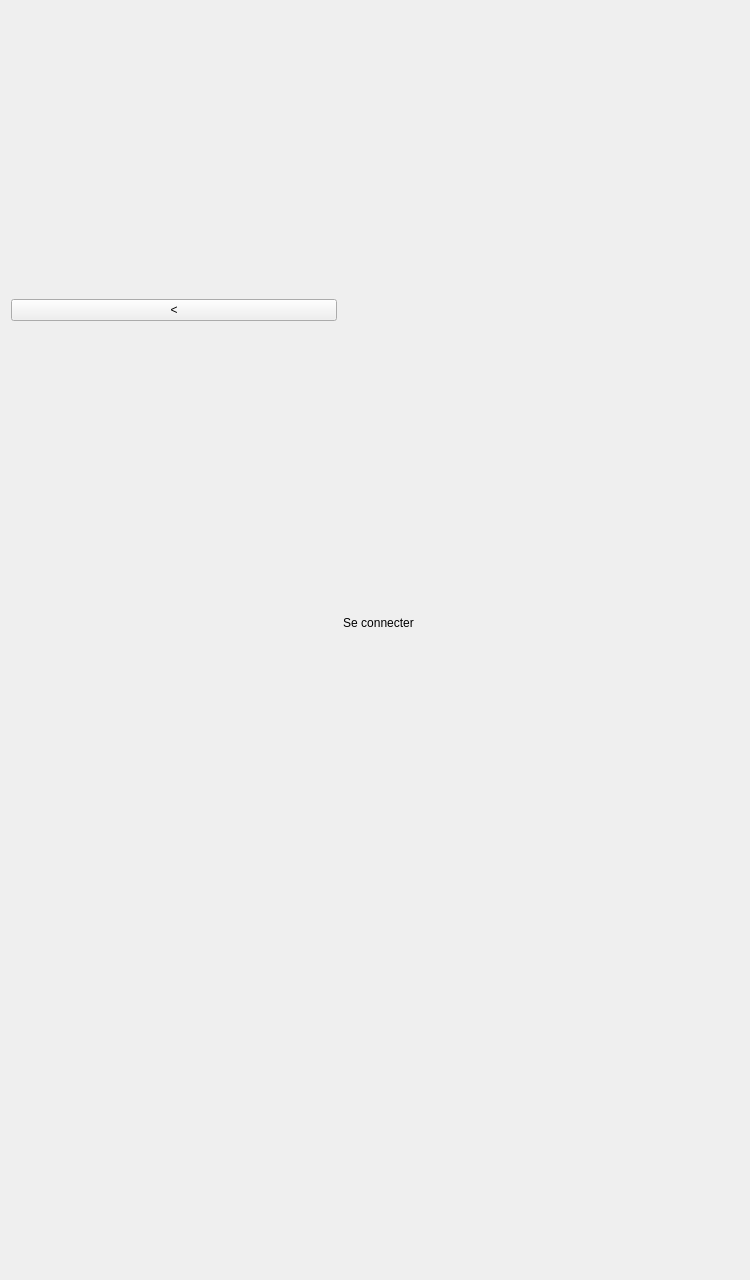
<?xml version="1.0" encoding="UTF-8"?>
<ui version="4.0">
 <class>Connexion</class>
 <widget class="QWidget" name="Connexion">
  <property name="geometry">
   <rect>
    <x>0</x>
    <y>0</y>
    <width>750</width>
    <height>1280</height>
   </rect>
  </property>
  <property name="windowTitle">
   <string>Form</string>
  </property>
  <layout class="QGridLayout" name="gridLayout">
   <item row="2" column="2">
    <spacer name="horizontalSpacer">
     <property name="orientation">
      <enum>Qt::Horizontal</enum>
     </property>
     <property name="sizeHint" stdset="0">
      <size>
       <width>40</width>
       <height>20</height>
      </size>
     </property>
    </spacer>
   </item>
   <item row="3" column="0">
    <spacer name="horizontalSpacer_2">
     <property name="orientation">
      <enum>Qt::Horizontal</enum>
     </property>
     <property name="sizeHint" stdset="0">
      <size>
       <width>40</width>
       <height>20</height>
      </size>
     </property>
    </spacer>
   </item>
   <item row="4" column="1">
    <spacer name="verticalSpacer_2">
     <property name="orientation">
      <enum>Qt::Vertical</enum>
     </property>
     <property name="sizeHint" stdset="0">
      <size>
       <width>20</width>
       <height>40</height>
      </size>
     </property>
    </spacer>
   </item>
   <item row="0" column="1">
    <spacer name="verticalSpacer">
     <property name="orientation">
      <enum>Qt::Vertical</enum>
     </property>
     <property name="sizeHint" stdset="0">
      <size>
       <width>20</width>
       <height>40</height>
      </size>
     </property>
    </spacer>
   </item>
   <item row="1" column="1">
    <widget class="QLabel" name="label_h1">
     <property name="text">
      <string>Se connecter</string>
     </property>
     <property name="alignment">
      <set>Qt::AlignCenter</set>
     </property>
    </widget>
   </item>
   <item row="0" column="0">
    <widget class="QPushButton" name="button_retour">
     <property name="text">
      <string>&lt;</string>
     </property>
    </widget>
   </item>
   <item row="3" column="1">
    <layout class="QGridLayout" name="gridLayout_connexion"/>
   </item>
  </layout>
 </widget>
 <resources/>
 <connections/>
</ui>
